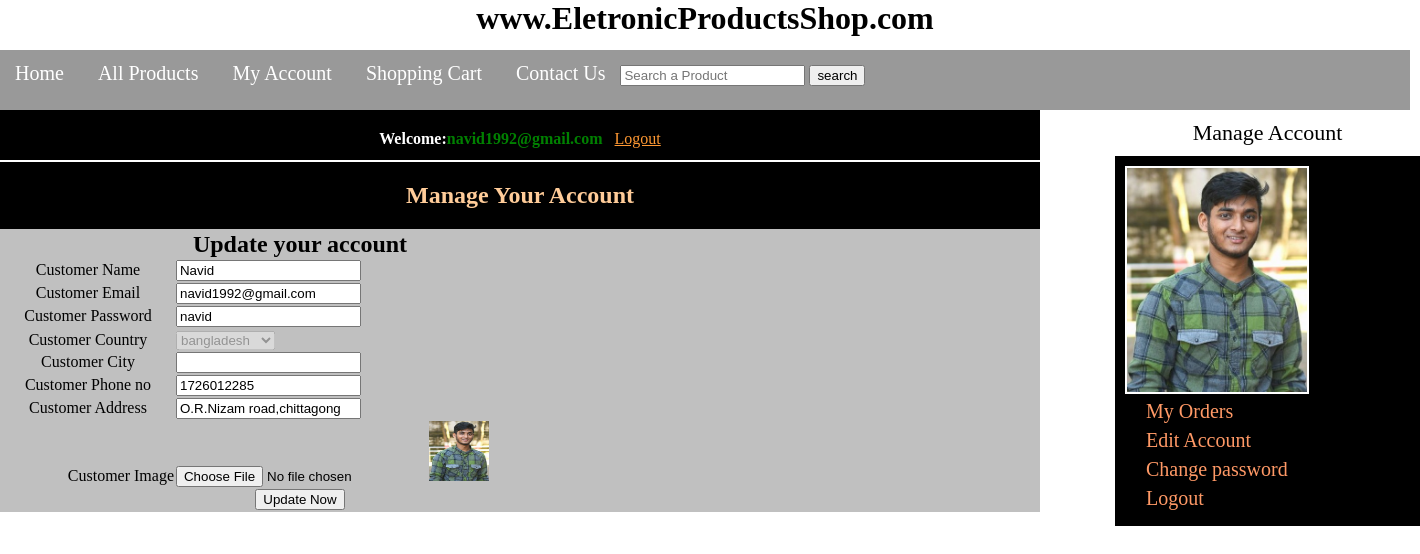
/customer/my_account.php?edit_account (signed in), run on the app's committed database.
### tables this page shows
CREATE TABLE `customers` (
  `customer_id` int(10) NOT NULL,
  `customer_name` varchar(100) NOT NULL,
  `customer_email` varchar(100) NOT NULL,
  `customer_pass` varchar(100) NOT NULL,
  `customer_country` text NOT NULL,
  `customer_city` text NOT NULL,
  `customer_contact` int(15) NOT NULL,
  `customer_address` text NOT NULL,
  `customer_image` text NOT NULL,
  `customer_ip` int(100) NOT NULL
);

### customer/edit_account.php (the view, shortened to what this page needs)
<?php
include("includes/db.php");
if(isset($_GET['edit_account'])){
$customer_email=$_SESSION['customer_email'];
$get_customer="select * from customers where customer_email='$customer_email'";
$run_customer=mysqli_query($con,$get_customer);
$row=mysqli_fetch_array($run_customer);
$name=$row['customer_name'];
$email=$row['customer_email'];
$pass=$row['customer_pass'];
$country=$row['customer_country'];
$city=$row['customer_city'];
$contact=$row['customer_contact'];
$address=$row['customer_address'];
$image=$row['customer_image'];
}
 ?>
 <form action="" method="post" enctype="multipart/form-data">
 	<table align="center" width="600">
 		<tr>
 			<td colspan="8" align="center"><h2>Update your account</h2></td>
 		</tr>
 		<tr>
 			<td align="center">Customer Name</td>
 			<td><input type="text" name="c_name" value="<?php echo $name; ?>"></td>
 		</tr>
 		<tr>
 			<td align="center">Customer Email</td>
 			<td><input type="text" name="c_email" value="<?php echo $email; ?>"></td>
 		</tr>
 		<tr>
 			<td align="center">Customer Password</td>
 			<td><input type="text" name="c_pass" value="<?php echo $pass; ?>"></td>
 		</tr>
 		<tr>
 		<tr>
 			<td align="center">Customer Country </td>
 			<td><select name="c_country" disabled>
 				<option value="<?php echo $country; ?>"><?php echo $country; ?></option>
</select>
 			</td>
 		</tr>
 		<tr>
 			<td align="center">Customer City</td>
 			<td><input type="text" name="c_city" value="<?php echo $city; ?>"></td>
 		</tr>
 		<tr>
 			<td align="center">Customer Phone no</td>
 			<td><input type="text" name="c_contact" value="<?php echo $contact; ?>"></td>
 		</tr>
 		<tr>
 			<td align="center">Customer Address</td>
 			<td><input type="text" name="c_address" value="<?php echo $address; ?>"></td>
 		</tr>
 		<tr>
 			<td align="right">Customer Image</td>
 			<td><input type="file" name="c_image" size="60"><img src="customer_photos/<?php echo $image; ?>" width="60" height="60"></td>
 		</tr>
 		<tr>
 			<td align="center" colspan="8"><input type="submit" name="update_account" value="Update Now"></td>
 		</tr>
 	</table>
 </form>

### customer/my_account.php (shortened to what this page needs)
<?php
include ("includes/db.php");
?>
<!DOCTYPE>
<html>
<head></head>
<link rel="stylesheet" href="styles/style.css" media="all"/>
<body>
<div class="main_wapper">
  <div class="header_wrapper">
    <h1 align="center">www.EletronicProductsShop.com</h1>
  </div>
  <div id="navbar">
  	<ul id="menu">
  		<li><a href="../index.php">Home</a></li>
  		<li><a href="../all_products.php">All Products</a></li>
  		<li><a href="customer/my_account.php">My Account</a></li>
  		<li><a href="../cart.php">Shopping Cart</a></li>
  		<li><a href="../contact.php">Contact Us</a></li>
  	</ul>
  	<div id ="form">
  	<form method="get" action="results.php" enctype="multipart/form-data">
  	<input type="text" name="user_query"
  	placeholder="Search a Product"/>
  	<input type ="submit" name="search"
  	value="search"/>
  	</form>
  	</div>
  </div>
  <div class="content_wrapper">
  	<div id="left_sidebar">
  		<div id="sidebar_title">Manage Account
  	</div>
  	<ul id="cats">
      <?php
      $customer_session=$_SESSION['customer_email'];
      $get_customer_pic="select * from customers where customer_email='$customer_session'";
      $run_customer=mysqli_query($con,$get_customer_pic);
      $row_customer=mysqli_fetch_array($run_customer);
      $customer_pic=$row_customer['customer_image'];
      echo "<img src='customer_photos/$customer_pic' width='180 height='180'>";
       ?>
  		<li><a href="my_account.php?my_orders">My Orders</a></li>
      <li><a href="my_account.php?edit_account">Edit Account</a></li>
      <li><a href="my_account.php?change_pass">Change password </a></li>
      <li><a href="logout.php">Logout</a></li>
  	</ul>
  	</div>
  	<div id="right_content">
  	  <div id="headline">
  	  	<div id="headline_content" align="center">
          <?php
          if(isset($_SESSION['customer_email'])){
            echo "<b>Welcome:"."</b>"."<b style='color:green'>".$_SESSION['customer_email']."</b>";
          }
           ?>
                       <?php
             if(!isset($_SESSION['customer_email'])){
            echo "<a href='checkout.php' style='color:#F93;'>Login</a>";
          }
          else{
            echo "<a href='logout.php' style='color:#F93;'>Logout</a>";
          }
             ?>
  	  	</div>
  	  </div>
        <div>
  	  	  <h2 style="background:#000;color:#FC9; padding: 20px; text-align:center; border-top:2px solid #FFF;">Manage Your Account</h2>
          <?php
           if(isset($_GET['edit_account'])){
            include("edit_account.php");
          }
           ?>
  	  </div>
     </div>
   </div>

### customer/styles/style.css (style rules this page uses)
html, body, div, span, applet, object, iframe, h1, h2, h3, h4, h5, h6, p, blockquote, pre, a, abbr, acronym, address, big, cite, code, del, dfn, em, img, ins, kbd, q, s, samp, small, strike, strong, sub, sup, tt, var, b, u, i, center, dl, dt, dd, ol, ul, li, fieldset, form, label, legend, table, caption, tbody, tfoot, thead, tr, th, td, article, aside, canvas, details, embed, figure, figcaption, footer, header, hgroup, menu, nav, output, ruby, section, summary, time, mark, audio, video { margin: 0; padding: 0; border: 0; vertical-align: baseline; }
body { background:white; }
.header_wrapper { width:1410px; height:50px; background:#FFF; }
#navbar { width:1410px; height:60px; background:#999; color:#FFF; }
#menu { padding:0 ; line-height:36px; margin-top:5px ; float:left; }
#menu li { list-style: none; display: inline; }
#menu a { color:#FFF; text-decoration:none; font-size:20px; margin:5px; padding:10px; }
#form { float:center;line-height:50px;padding:0px; }
#right_content { width:1040px; background:silver; float:left; }
#left_sidebar { width:305px; background-color:red; background: #000; float:right; border-left: 2px solid #FFF; }
#sidebar_title { background:#FFF; color:#000; padding:10px; font-size: 22px; font-family: "palation Linotype", "Book Antiqua",palatino,serif; text-align: center; }
#cats { text-align:left; padding: 10px; }
#cats li { list-style: none; margin:6px; }
#cats a { color: #F96; font-size: 20px; text-decoration: none; margin: 5px; padding: 10px; }
#cats img { border:2px solid #FFF }
#headline { background:#000; color:#FFF; float:center; ; height: 10px; width: 1000px; padding: 20px; }

### data on the page
customers: customer_image (picture), c_name "Navid", c_email "navid1992@gmail.com", c_pass "navid", c_country "bangladesh", c_contact "1726012285", c_address "O.R.Nizam road,chittagong"

### other printed values
$_SESSION['customer_email'] "navid1992@gmail.com"
